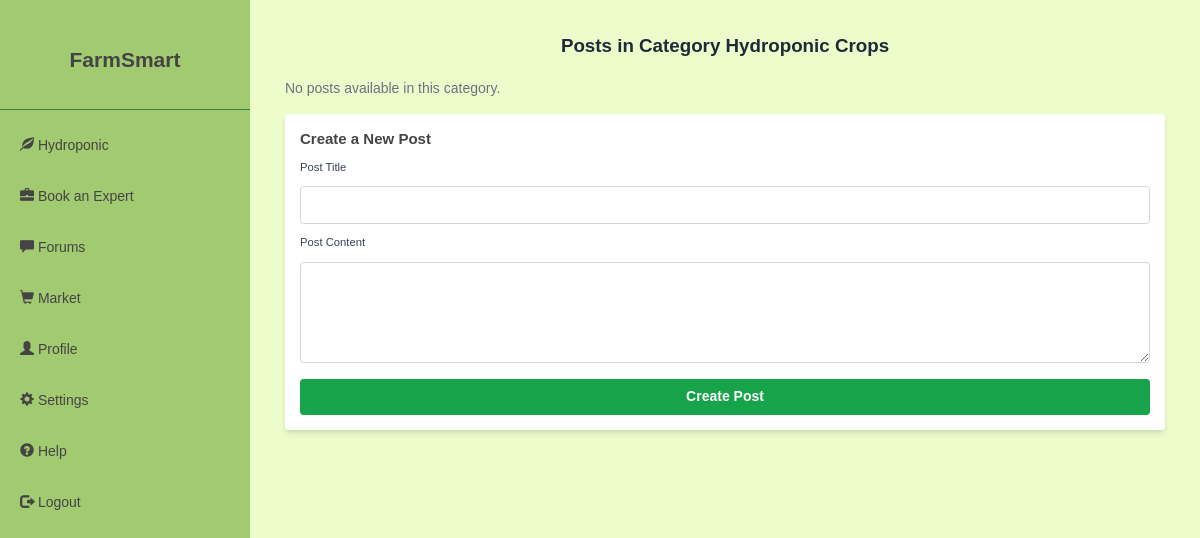
Page /category/5 on the earlier database version.
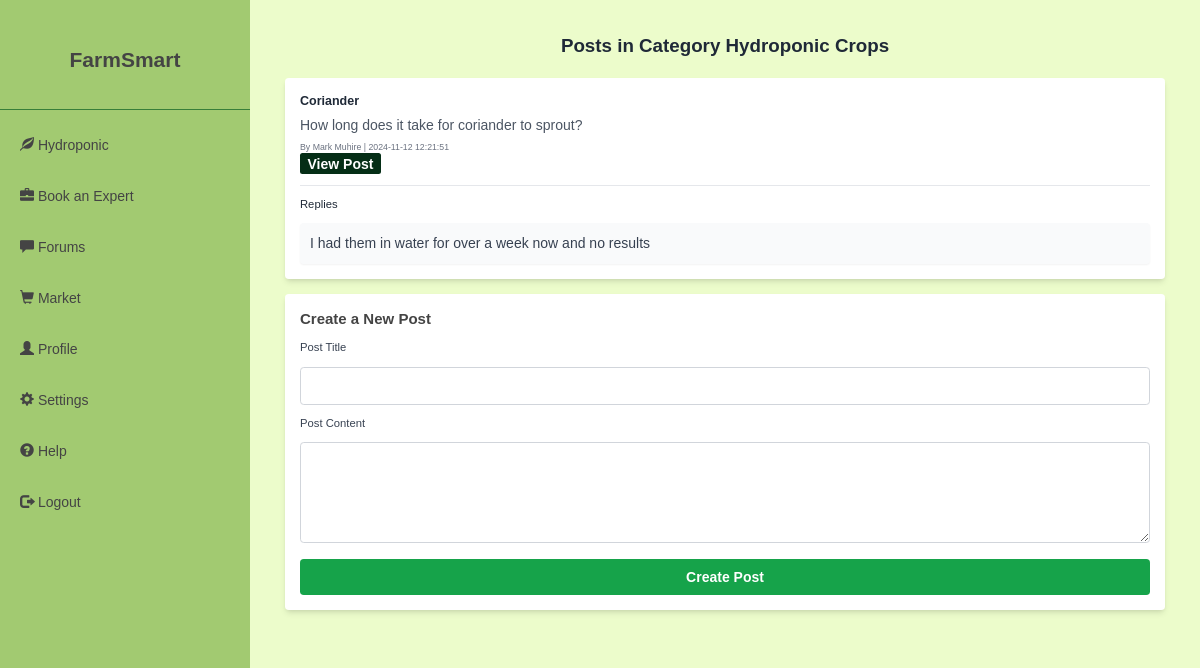
Same page on the later database version.
### app.py (models this page shows, shortened)
class Category(db.Model):
    id = db.Column(db.Integer, primary_key=True)
    name = db.Column(db.String(100), nullable=False)
    description = db.Column(db.String(255), nullable=True)

class Post(db.Model):
    id = db.Column(db.Integer, primary_key=True)
    title = db.Column(db.String(200), nullable=False)
    content = db.Column(db.Text, nullable=False)
    created_at = db.Column(db.DateTime, default=db.func.current_timestamp())
    user_id = db.Column(db.Integer, db.ForeignKey('user.id'), nullable=False)
    category_id = db.Column(db.Integer, db.ForeignKey('category.id'), nullable=False)
    user = db.relationship('User', backref=db.backref('posts', lazy=True))
    category = db.relationship('Category', backref=db.backref('posts', lazy=True))
    replies = db.relationship('Reply', backref='post', cascade="all, delete-orphan")

class User(UserMixin, db.Model):
    id = db.Column(db.Integer, primary_key=True)
    username = db.Column(db.String(120), unique=True, nullable=False)
    email = db.Column(db.String(120), unique=True, nullable=False)
    password_hash = db.Column(db.String(128))
    role = db.Column(db.String(50))
    address = db.Column(db.String(200))
    phone = db.Column(db.String(20))
    profile_image_url = db.Column(db.String(200), nullable=True)
    profile_complete = db.Column(db.Boolean, default=False)

class Reply(db.Model):
    id = db.Column(db.Integer, primary_key=True)
    content = db.Column(db.String, nullable=False)
    created_at = db.Column(db.DateTime, default=datetime.utcnow)
    user_id = db.Column(db.Integer, db.ForeignKey('user.id'), nullable=True)
    post_id = db.Column(db.Integer, db.ForeignKey('post.id'), nullable=False)
    user = db.relationship('User', backref=db.backref('replies', lazy=True))

### app.py (the view)
@app.route('/category/<int:category_id>')
def view_category(category_id):
    category = Category.query.get(category_id)
    if category:
        posts = Post.query.filter_by(category_id=category_id).all()
        return render_template('category-post.html', category=category, posts=posts, category_id=category_id)
    else:
        flash("Category not found.", 'danger')
        return redirect(url_for('home'))

### templates/category-post.html (shortened to what this page needs)
{% extends 'base.html' %}
{% block content %}
<div class="container mx-auto p-6">
    <h2 class="text-3xl font-semibold mb-8 text-center text-gray-800">
        Posts in Category {{ category.name }}
    </h2>
    <div class="mb-6">
        {% if posts %}
        <div class="space-y-6">
            {% for post in posts %}
            <div class="bg-white shadow-md rounded-md p-6 mb-6">
                <h4 class="text-xl font-semibold text-gray-800">{{ post.title }}</h4>
                <p class="text-gray-600 mt-2">{{ post.content }}</p>
                <p class="mt-2 text-sm text-gray-500">
                    By {{ post.user.username }}
                    <span> | {{ post.created_at.strftime('%Y-%m-%d %H:%M:%S') }}</span>
                </p>
                <a href="{{ url_for('view_post', post_id=post.id) }}" class="bg-green-950 text-white font-bold py-1 px-3 rounded hover:bg-indigo-800 mt-6">View Post</a>
                {% if post.replies %}
                <div class="mt-4 border-t border-gray-200 pt-4 space-y-4">
                    <h5 class="text-lg font-medium text-gray-800">Replies</h5>
                    {% for reply in post.replies %}
                    <div class="bg-gray-50 p-4 rounded-md shadow-sm">
                        <p class="text-gray-700">{{ reply.content }}</p>
                    </div>
                    {% endfor %}
                </div>
                {% else %}
                <p class="mt-4 text-gray-500">No replies yet.</p>
                {% endif %}
            </div>
            {% endfor %}
        </div>
        {% else %}
        <p class="text-gray-500">No posts available in this category.</p>
        {% endif %}
    </div>
    <div class="bg-white shadow-md rounded-md p-6 mb-6">
        <h3 class="text-2xl font-semibold mb-4">Create a New Post</h3>
        <form method="POST" action="{{ url_for('category_posts', category_id=category.id) }}">
            <div class="mb-4">
                <label for="title" class="block text-lg font-medium text-gray-700">Post Title</label>
                <input type="text" id="title" name="title" class="mt-2 p-3 border border-gray-300 rounded-md w-full focus:ring-2 focus:ring-blue-500" required>
            </div>
            <div class="mb-4">
                <label for="content" class="block text-lg font-medium text-gray-700">Post Content</label>
                <textarea id="content" name="content" rows="4" class="mt-2 p-3 border border-gray-300 rounded-md w-full focus:ring-2 focus:ring-blue-500" required></textarea>
            </div>
            <div class="flex justify-center">
                <button type="submit" class="w-full py-3 bg-green-600 text-white font-semibold rounded-md hover:bg-green-500 transition duration-300">
                    Create Post
                </button>
            </div>
        </form>
    </div>
</div>
{% endblock %}

### templates/base.html (shortened to what this page needs)
<!DOCTYPE html>
<html lang="en">
<head>
    <link rel="stylesheet" href="https://maxcdn.bootstrapcdn.com/bootstrap/3.4.0/css/bootstrap.min.css">
    <link rel="stylesheet" href="{{ url_for('static', filename='css/dashboard.css') }}">
    <script src="https://cdn.tailwindcss.com"></script>
</head>
<body>
    {% include 'sidebar.html' %}
    <div class="content">
        {% block content %}{% endblock %}
    </div>
</body>
</html>

### templates/sidebar.html
<div class="sidebar">
    <div class="sidebar-header"><a href="{{ url_for('home') }}">FarmSmart</a></div>
    <div class="sidebar-menu">
        <a href="{{ url_for('dashboard') }}" class="{% if request.path == url_for('dashboard') %}active{% endif %}">
            <span class="glyphicon glyphicon-leaf"></span> Hydroponic
        </a>
        <a href="{{ url_for('expert') }}" class="{% if request.path == url_for('expert') %}active{% endif %}">
            <span class="glyphicon glyphicon-briefcase"></span> Book an Expert
        </a>
        <a href="{{ url_for('forums') }}" class="{% if request.path == url_for('forums') %}active{% endif %}">
            <span class="glyphicon glyphicon-comment"></span> Forums
        </a>
        <a href="{{ url_for('market') }}" class="{% if request.path == url_for('market') %}active{% endif %}">
            <span class="glyphicon glyphicon-shopping-cart"></span> Market
        </a>
        <a href="{{ url_for('profile') }}" class="{% if request.path == url_for('profile') %}active{% endif %}">
            <span class="glyphicon glyphicon-user"></span> Profile
        </a>
        <a href="{{ url_for('account_settings') }}" class="{% if request.path == url_for('account_settings') %}active{% endif %}">
            <span class="glyphicon glyphicon-cog"></span> Settings
        </a>
        <a href="{{ url_for('help') }}" class="{% if request.path == url_for('help') %}active{% endif %}">
            <span class="glyphicon glyphicon-question-sign"></span> Help
        </a>
        <a href="{{ url_for('logout') }}" class="{% if request.path == url_for('logout') %}active{% endif %}">
            <span class="glyphicon glyphicon-log-out"></span> Logout
        </a>
    </div>
</div>

### static/css/dashboard.css (style rules this page uses)
:root { --bg-color: #ecfccb; --secondary-bg-color: #a2ca71; --sidebar-header-height: 100px; --sidebar-footer-height: 230px; --text-color: #444444; --secondary-text-color: #444444; --border-color: #387f39; --accent-color: #a2ca71; --accent-hover-color: #8dba5e; --success-background: #edf7ee; --warning-background: #ffd27f; --error-background: #ff6b6b; --input-border-color: #dddddd; --input-focus-color: var(--accent-color); --contrast-color: #ffffff; --graph-grid-color: #eeeeee; }
* { margin: 0; padding: 0; box-sizing: border-box; }
body { font-family: Arial, sans-serif; background-color: var(--bg-color); color: var(--text-color); }
.sidebar { position: fixed; top: 0; left: 0; width: 250px; height: 100vh; background-color: var(--secondary-bg-color); color: var(--secondary-text-color); display: flex; flex-direction: column; padding-top: 10px; }
.sidebar-header { height: var(--sidebar-header-height); display: flex; align-items: center; justify-content: center; text-decoration: none; font-size: 1.5em; font-weight: bold; color: var(--text-color); border-bottom: 1px solid var(--border-color); }
.sidebar-menu { display: flex; flex-direction: column; padding: 10px 0; }
.sidebar-menu a { padding: 15px 20px; color: var(--secondary-text-color); text-decoration: none; font-size: 1em; }
.content { margin-left: 250px; padding: 20px; }
a { text-decoration: none !important; }

Differences in the rows shown:
added Post: title "Coriander", content "How long does it take for coriander to sprout?", user.username "Mark Muhire", created_at "2024-11-12 12:21:51"
added Reply: content "I had them in water for over a week now and no results"
Other differences:
text no longer shown: "No posts available in this category."
